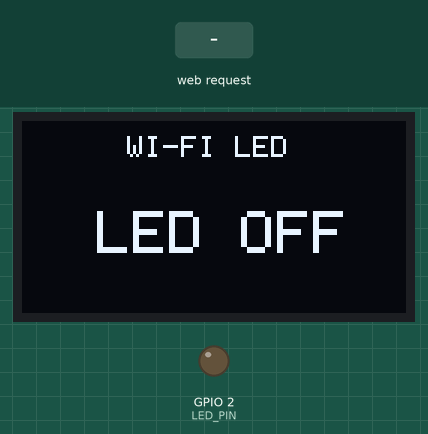
The sketch below on a simulated ESP32. Parts: 128×64 one-colour display, output pins drawn as LEDs (lit = HIGH). The inputs (shaded band) are chosen by the test bench. WiFi joins after 1.5 s; servers stay silent unless stated; what the sketch prints to the serial monitor is not drawn.

Above: at 2.7 s.
2.8 s: HTTP request GET /on received
At 3.1 s:
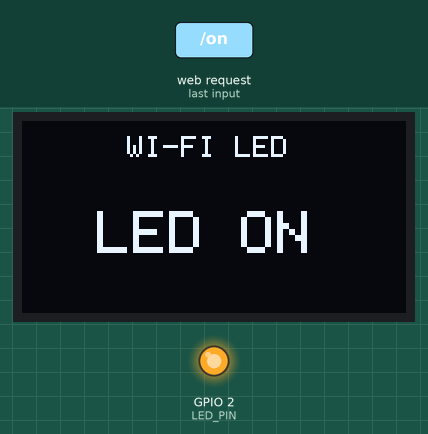
4.3 s: HTTP request GET /off received
At 5.5 s:
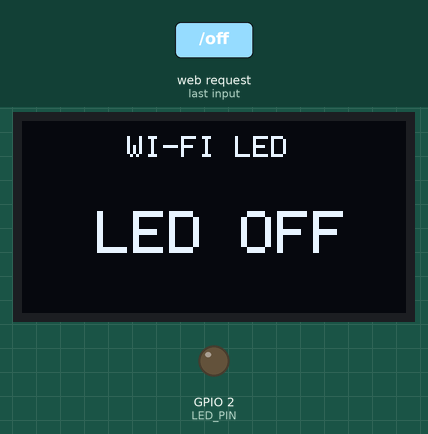
Timing chart, 0 to 7.3 s (numbered marks = the images above; inputs shaded):
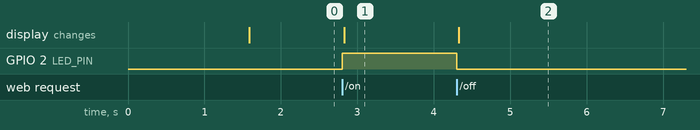

The sketch:

31_wifi_led_control.ino
```cpp
/*
  Project 31: Wi-Fi LED Controller (ESP32 + WebServer + OLED)
  IoT Project Kit - ESP32 Dev Module

  Description:
  An IoT-enabled wireless smart home actuator controller built with an ESP32,
  a 5mm indicator LED (with a 220Ω current-limiting resistor), and a 0.96" SSD1306
  I2C OLED display. The ESP32 connects to a local 2.4GHz Wi-Fi network and runs an
  embedded HTTP web server on port 80. Users can navigate to the ESP32's IP address
  from any smartphone, tablet, or PC browser to toggle the LED remotely via interactive
  web buttons ("/on" and "/off"). The OLED display provides real-time local feedback,
  showing Wi-Fi connection progress, IP address, and current LED status ("LED ON" / "LED OFF").

  Connections:
  - LED Anode (Long Leg) -> 220Ω Resistor -> ESP32 GPIO 2 (D2)
  - LED Cathode (Short)  -> ESP32 GND
  - OLED VDD / VCC       -> ESP32 VIN / 5V (or 3V3)
  - OLED GND             -> ESP32 GND
  - OLED SCK / SCL       -> ESP32 GPIO 22 (D22 - Hardware I2C SCL)
  - OLED SDA             -> ESP32 GPIO 21 (D21 - Hardware I2C SDA)

  Required Libraries:
  - WiFi (ESP32 core built-in)
  - WebServer (ESP32 core built-in)
  - Adafruit_GFX
  - Adafruit_SSD1306
  - Wire (built-in)
*/

#include <WiFi.h>
#include <WebServer.h>
#include <Wire.h>
#include <Adafruit_GFX.h>
#include <Adafruit_SSD1306.h>

#define LED_PIN 2

#define SCREEN_WIDTH 128
#define SCREEN_HEIGHT 64
#define OLED_RESET -1

const char* ssid = "YOUR_WIFI";
const char* password = "YOUR_PASSWORD";

WebServer server(80);

Adafruit_SSD1306 display(
  SCREEN_WIDTH,
  SCREEN_HEIGHT,
  &Wire,
  OLED_RESET
);

void showStatus(bool state) {
  display.clearDisplay();

  display.setTextSize(1);
  display.setCursor(35, 5);
  display.println("WI-FI LED");

  display.setTextSize(2);
  display.setCursor(25, 30);

  if (state) {
    display.println("LED ON");
  } else {
    display.println("LED OFF");
  }

  display.display();
}

void handleRoot() {
  String html = "<!DOCTYPE html><html>";
  html += "<head>";
  html += "<meta name='viewport' content='width=device-width,initial-scale=1'>";
  html += "<title>Wi-Fi LED</title>";
  html += "</head><body>";
  html += "<h2>Wi-Fi LED Controller</h2>";
  html += "<p><a href='/on'><button>ON</button></a></p>";
  html += "<p><a href='/off'><button>OFF</button></a></p>";
  html += "</body></html>";

  server.send(200, "text/html", html);
}

void turnOn() {
  digitalWrite(LED_PIN, HIGH);
  showStatus(true);
  server.send(200, "text/html",
              "<h2>LED ON</h2><a href='/'>Back</a>");
}

void turnOff() {
  digitalWrite(LED_PIN, LOW);
  showStatus(false);
  server.send(200, "text/html",
              "<h2>LED OFF</h2><a href='/'>Back</a>");
}

void setup() {
  Serial.begin(115200);

  pinMode(LED_PIN, OUTPUT);
  digitalWrite(LED_PIN, LOW);

  display.begin(SSD1306_SWITCHCAPVCC, 0x3C);
  display.setTextColor(SSD1306_WHITE);

  display.clearDisplay();
  display.setTextSize(1);
  display.setCursor(20, 25);
  display.println("Connecting WiFi...");
  display.display();

  WiFi.begin(ssid, password);

  while (WiFi.status() != WL_CONNECTED) {
    delay(500);
    Serial.print(".");
  }

  Serial.println();
  Serial.print("IP Address: ");
  Serial.println(WiFi.localIP());

  showStatus(false);

  server.on("/", handleRoot);
  server.on("/on", turnOn);
  server.on("/off", turnOff);

  server.begin();
}

void loop() {
  server.handleClient();
}
```

Measured:
- after the input at 2.8 s, GPIO 2 (LED_PIN): LOW → HIGH at once; the display: changes at once (image 1)
- after the input at 4.3 s, GPIO 2 (LED_PIN): HIGH → LOW at once; the display: changes at once (image 2)
